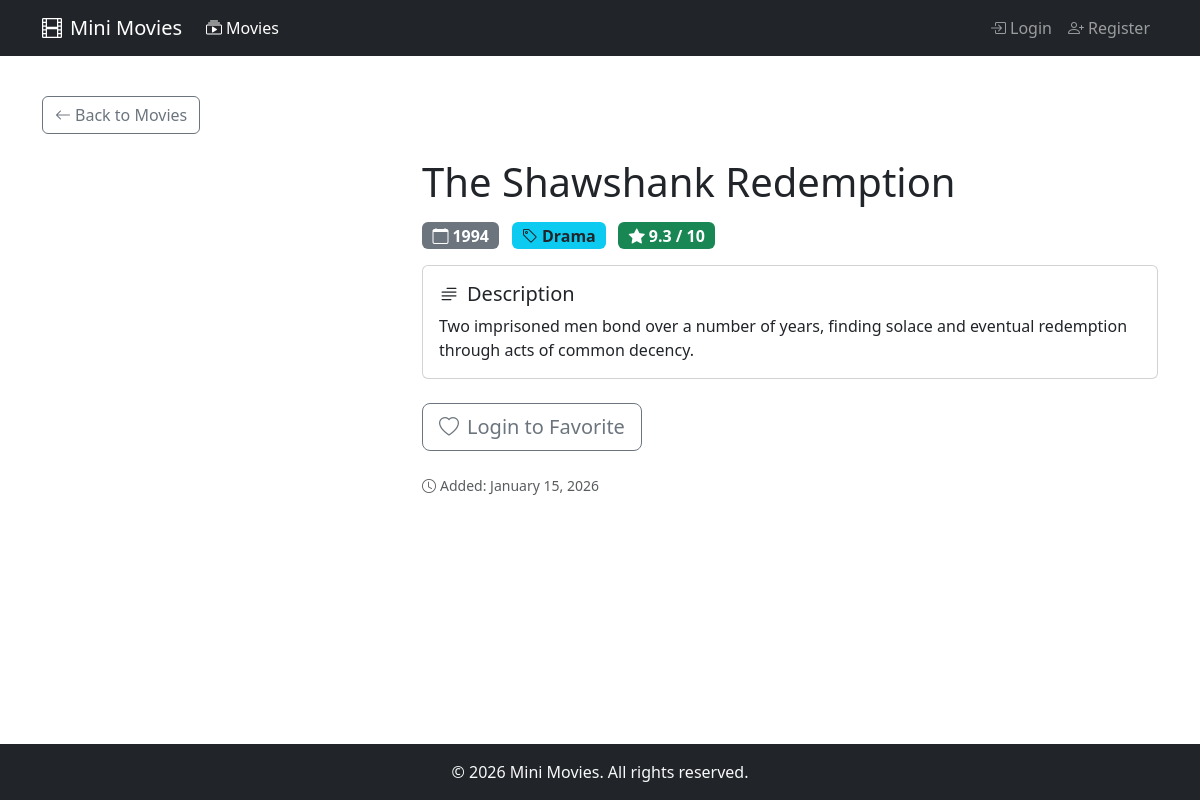
Page /movies/1 on the committed database.
### tables this page shows
CREATE TABLE IF NOT EXISTS movies (
    id INT UNSIGNED AUTO_INCREMENT PRIMARY KEY,
    title VARCHAR(255) NOT NULL,
    description TEXT,
    release_year SMALLINT UNSIGNED,
    rating DECIMAL(3,1) DEFAULT 0.0,
    genre VARCHAR(50),
    poster_url VARCHAR(500),
    created_at TIMESTAMP DEFAULT CURRENT_TIMESTAMP,
    updated_at TIMESTAMP DEFAULT CURRENT_TIMESTAMP ON UPDATE CURRENT_TIMESTAMP,
    
    INDEX idx_movies_title (title),
    INDEX idx_movies_genre (genre),
    INDEX idx_movies_release_year (release_year),
    INDEX idx_movies_rating (rating)
);

### src/Helpers/functions.php (called while the page is built, shortened)
<?php
function db(): PDO
{
    static $pdo = null;
    if ($pdo === null) {
        $config = require __DIR__ . '/../../config/database.php';
        $driver = $config['driver'];
        if ($driver === 'mysql') {
            $dsn = sprintf(
                'mysql:host=%s;port=%d;dbname=%s;charset=%s',
                $config['mysql']['host'],
                $config['mysql']['port'],
                $config['mysql']['database'],
                $config['mysql']['charset']
            );
            $pdo = new PDO($dsn, $config['mysql']['username'], $config['mysql']['password'], $config['options']);
        } else {
            $dsn = 'sqlite:' . $config['sqlite']['path'];
            $pdo = new PDO($dsn, null, null, $config['options']);
        }
    }
    return $pdo;
}
function h(?string $string): string
{
    return htmlspecialchars($string ?? '', ENT_QUOTES, 'UTF-8');
}
function isLoggedIn(): bool
{
    return isset($_SESSION['user_id']);
}
function view(string $template, array $data = []): void
{
    extract($data);
    require __DIR__ . '/../Views/' . $template . '.php';
    require __DIR__ . '/../Views/layouts/main.php';
}

### public/index.php (called while the page is built, shortened)
<?php
require_once __DIR__ . '/../src/Helpers/functions.php';
$method = $_SERVER['REQUEST_METHOD'];
$path = parse_url($_SERVER['REQUEST_URI'] ?? '/', PHP_URL_PATH);
$path = $path !== '/' ? rtrim($path, '/') : '/';
try {
    match (true) {
        $path === '/' => redirect('/movies'),
        $path === '/register' && $method === 'GET' => require __DIR__ . '/../src/Controllers/AuthController.php',
        $path === '/register' && $method === 'POST' => require __DIR__ . '/../src/Controllers/AuthController.php',
        $path === '/login' && $method === 'GET' => require __DIR__ . '/../src/Controllers/AuthController.php',
        $path === '/login' && $method === 'POST' => require __DIR__ . '/../src/Controllers/AuthController.php',
        $path === '/logout' && $method === 'POST' => require __DIR__ . '/../src/Controllers/AuthController.php',
        $path === '/profile' && $method === 'GET' => require __DIR__ . '/../src/Controllers/ProfileController.php',
        $path === '/profile/edit' && $method === 'GET' => require __DIR__ . '/../src/Controllers/ProfileController.php',
        $path === '/profile/edit' && $method === 'POST' => require __DIR__ . '/../src/Controllers/ProfileController.php',
        $path === '/movies' && $method === 'GET' => require __DIR__ . '/../src/Controllers/MovieController.php',
        preg_match('#^/movies/(\d+)$#', $path) === 1 => require __DIR__ . '/../src/Controllers/MovieController.php',
        preg_match('#^/movies/(\d+)/favorite$#', $path) === 1 && $method === 'POST'
            => require __DIR__ . '/../src/Controllers/FavoriteController.php',
        preg_match('#^/movies/(\d+)/unfavorite$#', $path) === 1 && $method === 'POST'
            => require __DIR__ . '/../src/Controllers/FavoriteController.php',
        str_starts_with($path, '/admin') => require __DIR__ . '/../src/Controllers/AdminController.php',
        default => require __DIR__ . '/../src/Views/errors/404.php',
    };
} catch (Throwable $e) {
    error_log($e->getMessage());
    http_response_code(500);
    require __DIR__ . '/../src/Views/errors/500.php';
}

### src/Models/Model.php (called while the page is built, shortened)
<?php
abstract class Model
{
    protected static function db(): PDO
    {
        return db();
    }
}

### src/Models/Movie.php (called while the page is built, shortened)
<?php
require_once __DIR__ . '/Model.php';
class Movie extends Model
{
    public static function find(int $id): ?array
    {
        $sql = 'SELECT * FROM movies WHERE id = :id LIMIT 1';
        $stmt = self::db()->prepare($sql);
        $stmt->execute(['id' => $id]);
        $result = $stmt->fetch();
        return $result ?: null;
    }
}

### src/Views/movies/show.php (the view, shortened to what this page needs)
<?php
$movie = $movie ?? [];
$is_favorited = $is_favorited ?? false;
$ratingClass = 'bg-secondary';
if ($movie['rating'] >= 7) {
    $ratingClass = 'bg-success';
} elseif ($movie['rating'] >= 5) {
    $ratingClass = 'bg-warning text-dark';
} elseif ($movie['rating'] > 0) {
    $ratingClass = 'bg-danger';
}
?>
<div class="mb-4">
    <a href="/movies" class="btn btn-outline-secondary">
        <i class="bi bi-arrow-left me-1"></i>Back to Movies
    </a>
</div>
<div class="row">
    <div class="col-md-4 mb-4">
    </div>
    <div class="col-md-8">
        <h1 class="mb-3"><?= h($movie['title']) ?></h1>
        <div class="mb-3">
            <span class="badge bg-secondary fs-6 me-2">
                <i class="bi bi-calendar me-1"></i><?= (int)$movie['release_year'] ?>
            </span>
            <span class="badge bg-info text-dark fs-6 me-2">
                <i class="bi bi-tag me-1"></i><?= h($movie['genre']) ?>
            </span>
            <span class="badge <?= $ratingClass ?> fs-6">
                <i class="bi bi-star-fill me-1"></i><?= number_format((float)$movie['rating'], 1) ?> / 10
            </span>
        </div>
        <?php if (!empty($movie['description'])) : ?>
        <div class="card mb-4">
            <div class="card-body">
                <h5 class="card-title">
                    <i class="bi bi-text-paragraph me-2"></i>Description
                </h5>
                <p class="card-text"><?= nl2br(h($movie['description'])) ?></p>
            </div>
        </div>
        <?php endif; ?>
        <?php if (isLoggedIn()) : ?>
        <div class="mb-4">
            <?php if ($is_favorited) : ?>
            <form action="/movies/<?= (int)$movie['id'] ?>/unfavorite" method="POST" class="d-inline">
                <?= csrfField() ?>
                <button type="submit" class="btn btn-danger btn-lg">
                    <i class="bi bi-heart-fill me-2"></i>Remove from Favorites
                </button>
            </form>
            <?php else : ?>
            <form action="/movies/<?= (int)$movie['id'] ?>/favorite" method="POST" class="d-inline">
                <?= csrfField() ?>
                <button type="submit" class="btn btn-outline-danger btn-lg">
                    <i class="bi bi-heart me-2"></i>Add to Favorites
                </button>
            </form>
            <?php endif; ?>
        </div>
        <?php else : ?>
        <div class="mb-4">
            <a href="/login?return_to=<?= urlencode('/movies/' . $movie['id']) ?>" class="btn btn-outline-secondary btn-lg">
                <i class="bi bi-heart me-2"></i>Login to Favorite
            </a>
        </div>
        <?php endif; ?>
        <div class="text-muted small">
            <?php if (!empty($movie['created_at'])) : ?>
            <p class="mb-1">
                <i class="bi bi-clock me-1"></i>Added: <?= date('F j, Y', strtotime($movie['created_at'])) ?>
            </p>
            <?php endif; ?>
        </div>
    </div>
</div>

### src/Views/layouts/main.php (style rules this page uses)
body { min-height: 100vh; display: flex; flex-direction: column; }

### rows in the picture
movies: title "The Shawshank Redemption", release_year "1994", genre "Drama", rating "9.3", description "Two imprisoned men bond over a number of years, finding solace and eventual redemption through acts of common decency.", created_at "January 15, 2026"
